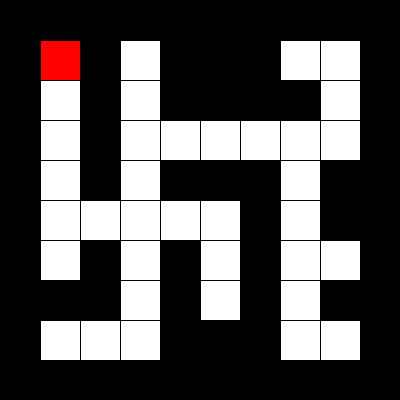
Frame 1 (no input)
Frame 60 (the mouse pressed at the canvas centre just before this capture): identical to frame 1, image omitted
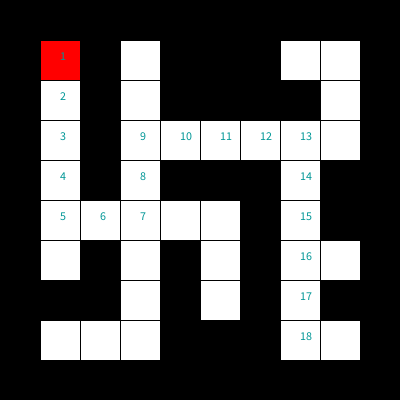
Frame 120 (the mouse held since frame 60 and released just before this capture)

The Processing sketch that drew these frames (run headless with seeded random() and noise(); from frame 60 on, the mouse is pressed at the canvas centre):

// Processing sketch: week15_08_maze_gotoend
// ── week15_08_maze_gotoend.pde
//week15_08_maze_gotoend
int [][] maze = {
  {1, 1, 1, 1, 1, 1, 1, 1, 1, 1},
  {1, 0, 1, 0, 1, 1, 1, 0, 0, 1},
  {1, 0, 1, 0, 1, 1, 1, 1, 0, 1},
  {1, 0, 1, 0, 0, 0, 0, 0, 0, 1},
  {1, 0, 1, 0, 1, 1, 1, 0, 1, 1},
  {1, 0, 0, 0, 0, 0, 1, 0, 1, 1},
  {1, 0, 1, 0, 1, 0, 1, 0, 0, 1},
  {1, 1, 1, 0, 1, 0, 1, 0, 1, 1},
  {1, 0, 0, 0, 1, 1, 1, 0, 0, 1},
  {1, 1, 1, 1, 1, 1, 1, 1, 1, 1},
};
int [][] visited = new int[10][10];
int startI =1, startJ = 1, I=1, J=1, step = 1;
void setup() {
  size(400, 400);
  //visited[I][J] = step;
}
void draw() {
  for (int i=0; i<maze.length; i++) {
    for (int j=0; j<maze.length; j++) {
      if (maze[i][j]==1) fill(0);
      else fill(255);
      rect(j*40, i*40, 40, 40);
    }
  }
  fill(255, 0, 0);
  rect(startJ*40, startI*40, 40, 40);
  for (int i=0; i<maze.length; i++) {
    for (int j=0; j<maze.length; j++) {
      if (visited[i][j]>0) {
      fill(0,150,150);
      text(""+visited[i][j],j*40+20,i*40+20);
      }
    }
  }
}
boolean DFS(int i,int j,int s){
  if(i== 8&& j==8) return true;
  if(visited[i][j] > 0)return false;
  if(maze [i][j]==1)return false;
  visited[i][j] = s;
  if( DFS(i+1,j,s+1) )return true;
  if( DFS(i-1,j,s+1) )return true;
  if( DFS(i,j+1,s+1) )return true;
  if( DFS(i,j-1,s+1) )return true;
  visited[i][j] = 0;
  return false;
}
void mousePressed(){
  visited[1][1] = 0;
  DFS(1,1,1);
}
